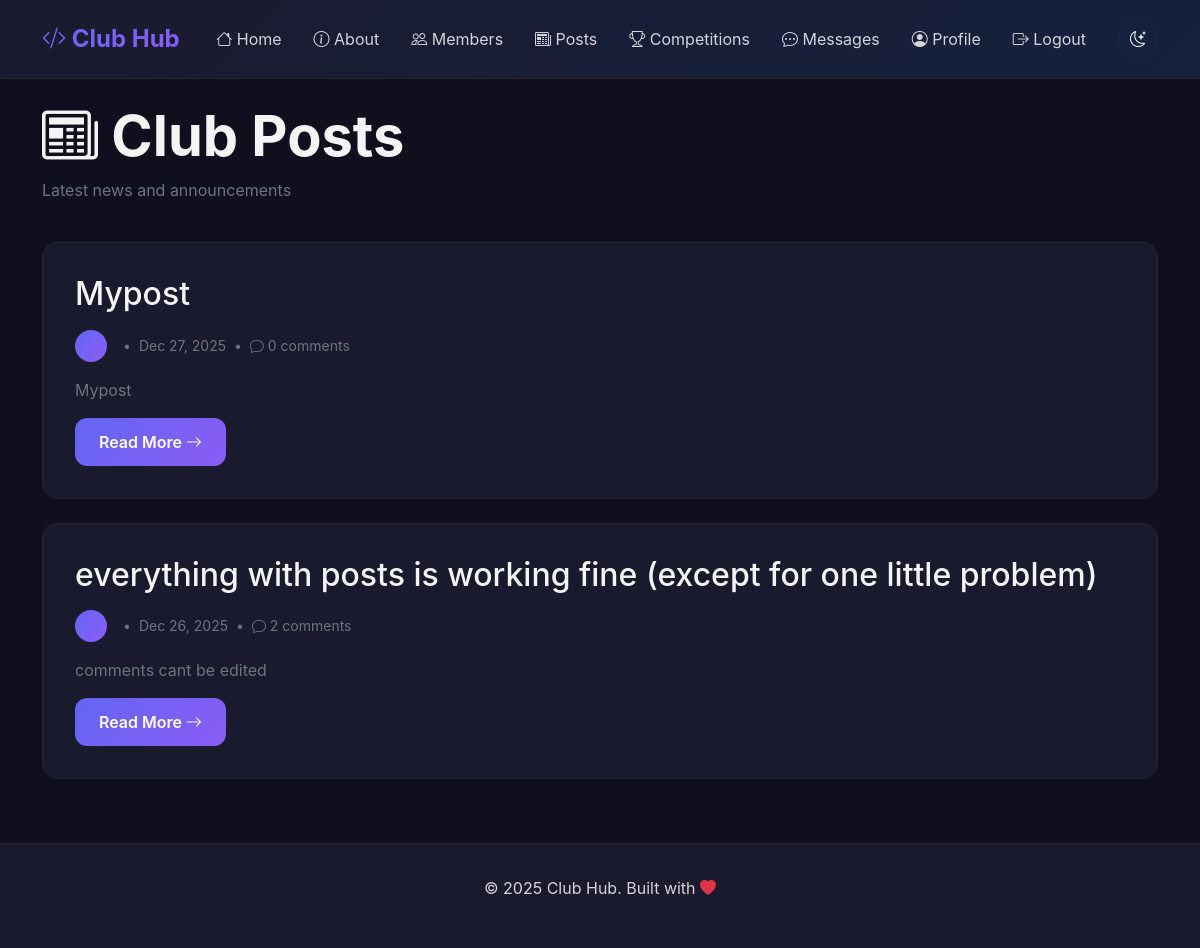
Page /posts/ (signed in) on the committed database.
### posts/models.py (models this page shows, shortened)
class Post(models.Model):
    title = models.CharField(max_length=200)
    content = models.TextField()
    author = models.ForeignKey(
        settings.AUTH_USER_MODEL,
        on_delete=models.CASCADE,
        related_name='posts'
    )
    created_at = models.DateTimeField(auto_now_add=True)
    updated_at = models.DateTimeField(auto_now=True)
    class Meta:
        ordering = ['-created_at']
        verbose_name = 'Post'
        verbose_name_plural = 'Posts'
    @property
    def comment_count(self):
        return self.comments.count()

### posts/views.py (the view)
# urls.py: path('', views.posts_list, name='list'),
@login_required
def posts_list(request):
    posts = Post.objects.all()
    context = {
        'posts': posts,
    }
    return render(request, 'posts/list.html', context)

### accounts/models.py (called while the page is built)
    @property
    def is_admin(self):
        return self.role == 'admin'

### posts/templates/posts/list.html (shortened to what this page needs)
{% extends 'base.html' %}
{% block content %}
<div class="d-flex justify-content-between align-items-center mb-4">
    <div>
        <h1 class="display-4 fw-bold"><i class="bi bi-newspaper"></i> Club Posts</h1>
        <p class="text-secondary">Latest news and announcements</p>
    </div>
</div>
{% if posts %}
    {% for post in posts %}
        <div class="card-custom mb-4">
            <div class="d-flex justify-content-between align-items-start mb-3">
                <h2 class="mb-0">{{ post.title }}</h2>
            </div>
            <div class="d-flex align-items-center gap-2 mb-3 small text-secondary">
                <div class="rounded-circle d-flex align-items-center justify-content-center"
                     style="width: 32px; height: 32px; background: linear-gradient(135deg, #6366f1, #8b5cf6); color: white; font-size: 0.75rem; font-weight: 600;">
                </div>
                <span>•</span>
                <span>{{ post.created_at|date:"M d, Y" }}</span>
                <span>•</span>
                <span><i class="bi bi-chat"></i> {{ post.comment_count }} comment{{ post.comment_count|pluralize }}</span>
            </div>
            <p class="text-secondary mb-3">{{ post.content|truncatewords:50 }}</p>
            <a href="{% url 'posts:detail' post.pk %}" class="btn btn-primary">
                Read More <i class="bi bi-arrow-right"></i>
            </a>
        </div>
    {% endfor %}
{% endif %}
{% endblock %}

### templates/base.html (style rules this page uses)
:root[data-theme="dark"] { --bg-primary: #0f0f1e; --bg-secondary: #1a1a2e; --bg-tertiary: #16213e; --text-primary: #f4f4f5; --text-secondary: #d4d4d8; --text-muted: #a1a1aa; --accent-primary: #6366f1; --accent-secondary: #8b5cf6; --border-color: #27272a; --success: #10b981; --warning: #f59e0b; --danger: #ef4444; --input-bg: #1a1a2e; --input-text: #f4f4f5; }
* { margin: 0; padding: 0; box-sizing: border-box; }
body { background: var(--bg-primary); color: var(--text-primary); font-family: 'Inter', -apple-system, BlinkMacSystemFont, 'Segoe UI', sans-serif; min-height: 100vh; transition: background 0.3s, color 0.3s; }
.btn-primary { background: linear-gradient(135deg, var(--accent-primary), var(--accent-secondary)); border: none; padding: 0.75rem 1.5rem; border-radius: 12px; font-weight: 600; transition: transform 0.3s, box-shadow 0.3s; color: white !important; }
.card-custom { background: var(--bg-secondary); border: 1px solid var(--border-color); border-radius: 16px; padding: 2rem; transition: transform 0.3s, box-shadow 0.3s; }

### rows in the picture
Post: title "Mypost", created_at "Dec 27, 2025", comment_count "0", content "Mypost"
Post: title "everything with posts is working fine (except for one little problem)", created_at "Dec 26, 2025", comment_count "2", content "comments cant be edited"
